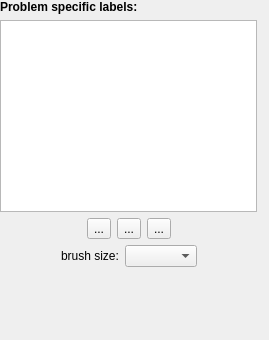
<?xml version="1.0" encoding="UTF-8"?>
<ui version="4.0">
 <class>containingWidget</class>
 <widget class="QWidget" name="containingWidget">
  <property name="geometry">
   <rect>
    <x>0</x>
    <y>0</y>
    <width>269</width>
    <height>340</height>
   </rect>
  </property>
  <property name="sizePolicy">
   <sizepolicy hsizetype="Preferred" vsizetype="Preferred">
    <horstretch>1</horstretch>
    <verstretch>0</verstretch>
   </sizepolicy>
  </property>
  <property name="minimumSize">
   <size>
    <width>256</width>
    <height>0</height>
   </size>
  </property>
  <property name="baseSize">
   <size>
    <width>0</width>
    <height>0</height>
   </size>
  </property>
  <property name="windowTitle">
   <string>Form</string>
  </property>
  <layout class="QHBoxLayout" name="horizontalLayout_3">
   <property name="leftMargin">
    <number>0</number>
   </property>
   <property name="topMargin">
    <number>0</number>
   </property>
   <property name="rightMargin">
    <number>12</number>
   </property>
   <property name="bottomMargin">
    <number>0</number>
   </property>
   <item>
    <layout class="QVBoxLayout" name="verticalLayout">
     <item>
      <widget class="QLabel" name="label">
       <property name="sizePolicy">
        <sizepolicy hsizetype="Preferred" vsizetype="Fixed">
         <horstretch>0</horstretch>
         <verstretch>0</verstretch>
        </sizepolicy>
       </property>
       <property name="text">
        <string>&lt;b&gt;Problem specific labels:&lt;/b&gt;</string>
       </property>
      </widget>
     </item>
     <item>
      <widget class="LabelListView" name="labelListView">
       <property name="sizePolicy">
        <sizepolicy hsizetype="Minimum" vsizetype="Fixed">
         <horstretch>0</horstretch>
         <verstretch>0</verstretch>
        </sizepolicy>
       </property>
       <property name="minimumSize">
        <size>
         <width>0</width>
         <height>192</height>
        </size>
       </property>
      </widget>
     </item>
     <item>
      <layout class="QHBoxLayout" name="horizontalLayout" stretch="0,0,0,1,0">
       <property name="sizeConstraint">
        <enum>QLayout::SetDefaultConstraint</enum>
       </property>
       <item>
        <spacer name="horizontalSpacer_2">
         <property name="orientation">
          <enum>Qt::Horizontal</enum>
         </property>
         <property name="sizeHint" stdset="0">
          <size>
           <width>40</width>
           <height>20</height>
          </size>
         </property>
        </spacer>
       </item>
       <item>
        <widget class="QToolButton" name="arrowToolButton">
         <property name="text">
          <string>...</string>
         </property>
        </widget>
       </item>
       <item>
        <widget class="QToolButton" name="paintToolButton">
         <property name="text">
          <string>...</string>
         </property>
        </widget>
       </item>
       <item>
        <widget class="QToolButton" name="eraserToolButton">
         <property name="text">
          <string>...</string>
         </property>
         <property name="autoRaise">
          <bool>false</bool>
         </property>
        </widget>
       </item>
       <item>
        <spacer name="horizontalSpacer">
         <property name="orientation">
          <enum>Qt::Horizontal</enum>
         </property>
         <property name="sizeHint" stdset="0">
          <size>
           <width>40</width>
           <height>20</height>
          </size>
         </property>
        </spacer>
       </item>
      </layout>
     </item>
     <item>
      <layout class="QHBoxLayout" name="horizontalLayout_2">
       <item>
        <spacer name="horizontalSpacer_3">
         <property name="orientation">
          <enum>Qt::Horizontal</enum>
         </property>
         <property name="sizeHint" stdset="0">
          <size>
           <width>40</width>
           <height>20</height>
          </size>
         </property>
        </spacer>
       </item>
       <item>
        <widget class="QLabel" name="brushSizeCaption">
         <property name="text">
          <string>brush size:</string>
         </property>
        </widget>
       </item>
       <item>
        <widget class="QComboBox" name="brushSizeComboBox"/>
       </item>
       <item>
        <spacer name="horizontalSpacer_4">
         <property name="orientation">
          <enum>Qt::Horizontal</enum>
         </property>
         <property name="sizeHint" stdset="0">
          <size>
           <width>40</width>
           <height>20</height>
          </size>
         </property>
        </spacer>
       </item>
      </layout>
     </item>
     <item>
      <spacer name="verticalSpacer">
       <property name="orientation">
        <enum>Qt::Vertical</enum>
       </property>
       <property name="sizeHint" stdset="0">
        <size>
         <width>20</width>
         <height>40</height>
        </size>
       </property>
      </spacer>
     </item>
    </layout>
   </item>
  </layout>
 </widget>
 <customwidgets>
  <customwidget>
   <class>LabelListView</class>
   <extends>QTableView</extends>
   <header>ilastik.widgets.labelListView</header>
  </customwidget>
 </customwidgets>
 <resources/>
 <connections/>
</ui>
